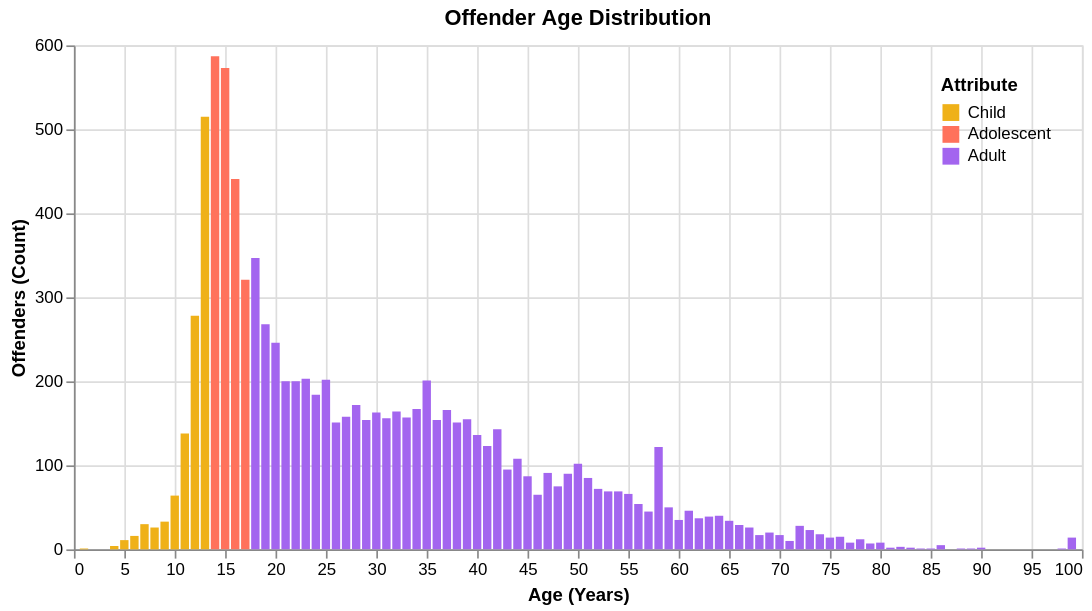
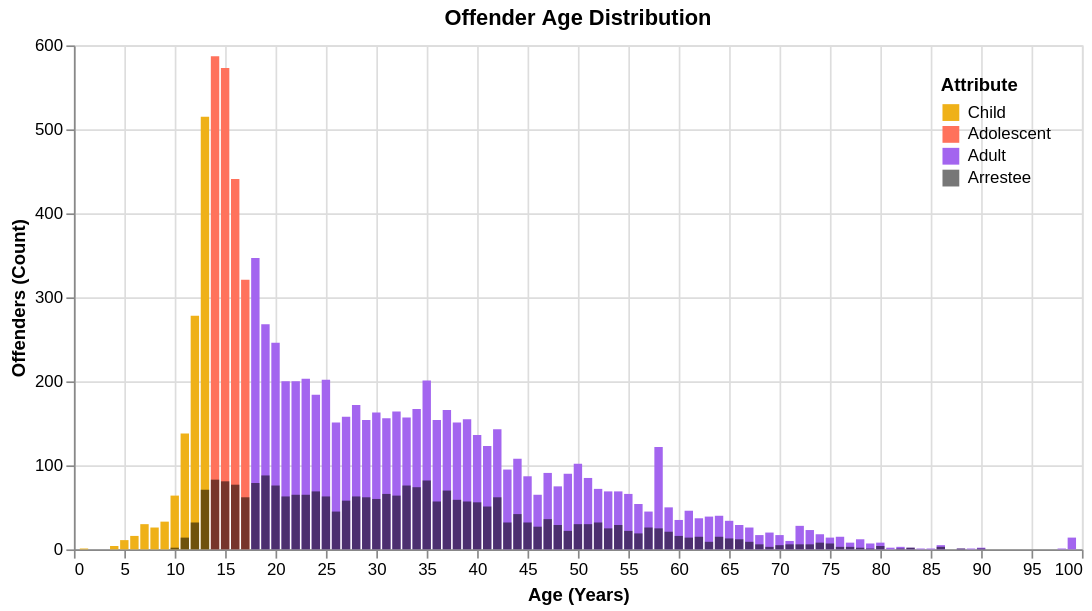
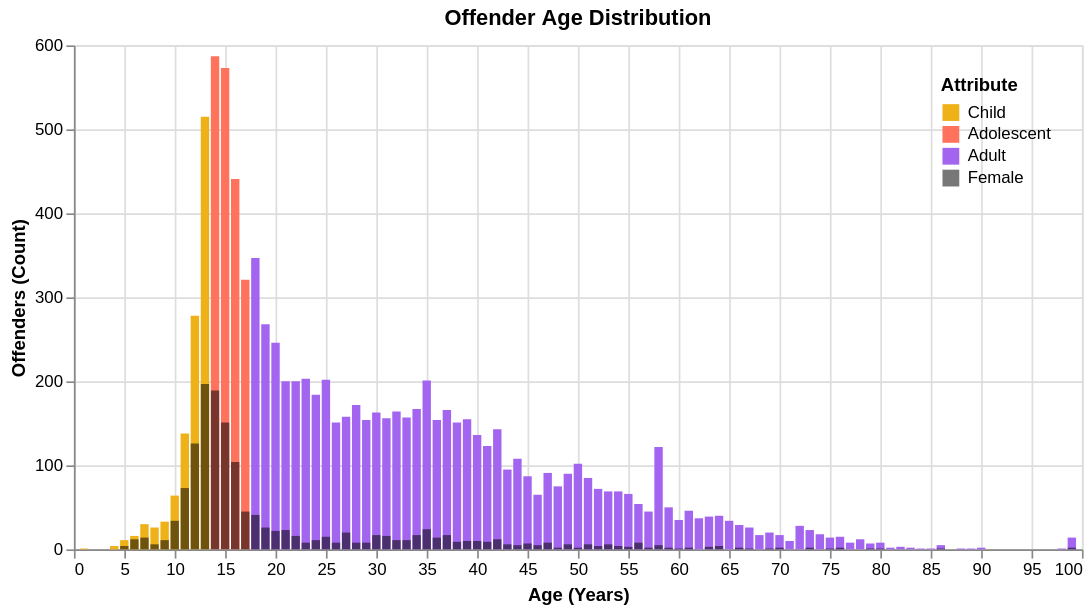
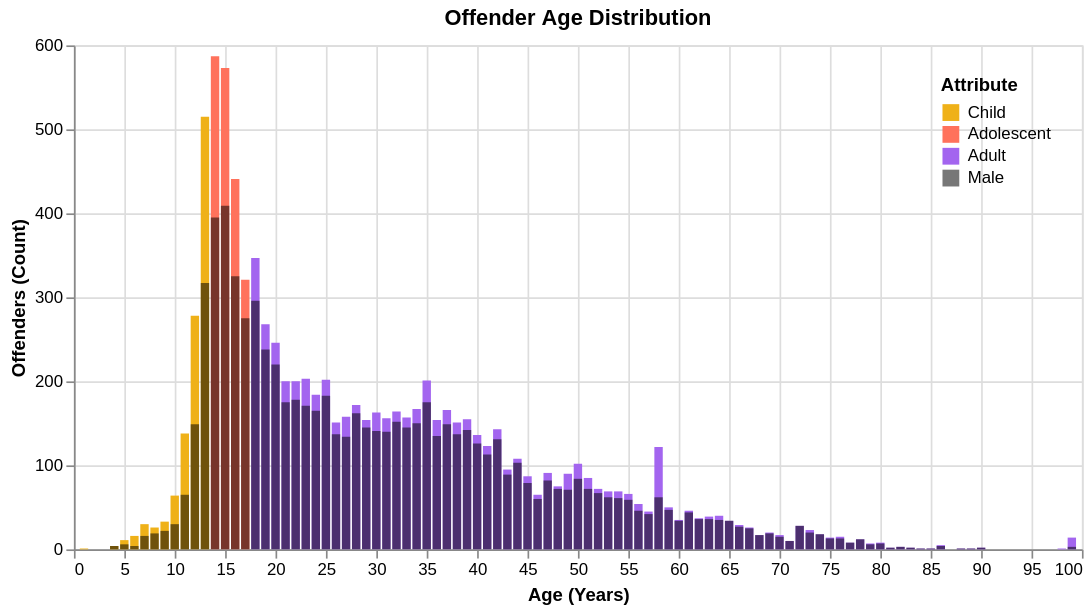

Here is the notebook cell these charts were saved with, in order:
### Code cell
h1("Attribute Impact on Offender Age Groups")

DISTRIBUTIONS = (
    arrestees.age_distribution(grouped=False),
    offenders.variant_distribution("Female"),
    offenders.variant_distribution("Male"),
    offenders.variant_distribution("Black"),
    offenders.variant_distribution("White"),
    offenders.location_distribution("In Cyberspace", Location.CYBERSPACE),
    offenders.location_distribution(
        "At School",
        Location.SCHOOL_ELEMENTARY_SECONDARY,
        Location.SCHOOL_COLLEGE,
    ),
    offenders.location_distribution("At Home", Location.RESIDENCE_HOME),
    offenders.using_distribution(
        "With Computer", Using.COMPUTER_EQUIPMENT_HANDHELD_DEVICES
    ),
    offenders.clearance_distribution("Juvenile", Clearance.JUVENILE),
)

display(offenders.chart_counts())

for label, overlay in DISTRIBUTIONS:
    display(offenders.chart_counts(label, overlay))

### Figure 1 — Vega-Lite specification as saved in the notebook (floating-point values rounded to 4 significant figures)
{"config": {"view": {"continuousWidth": 300, "continuousHeight": 300}}, "data": {"name": "data-a6ee0fc1ebb190e97859dd530c8db99b"}, "mark": {"type": "bar"}, "encoding": {"color": {"field": "Variant", "legend": {"orient": "top-right", "title": "Attribute"}, "scale": {"domain": ["Child", "Adolescent", "Adult"], "range": ["#efb118", "#ff725c", "#a365ef"]}, "type": "nominal"}, "x": {"field": "Age", "title": "Age (Years)", "type": "quantitative"}, "y": {"aggregate": "sum", "field": "Count", "stack": null, "title": "Offenders (Count)", "type": "quantitative"}}, "height": 300, "title": "Offender Age Distribution", "width": 600, "$schema": "https://vega.github.io/schema/vega-lite/v5.20.1.json", "datasets": {"data-a6ee0fc1ebb190e97859dd530c8db99b": [{"Age": 1, "Variant": "Child", "Count": 1}, {"Age": 4, "Variant": "Child", "Count": 4}, {"Age": 5, "Variant": "Child", "Count": 11}, {"Age": 6, "Variant": "Child", "Count": 16}, {"Age": 7, "Variant": "Child", "Count": 30}, {"Age": 8, "Variant": "Child", "Count": 26}, {"Age": 9, "Variant": "Child", "Count": 33}, {"Age": 10, "Variant": "Child", "Count": 64}, {"Age": 11, "Variant": "Child", "Count": 138}, {"Age": 12, "Variant": "Child", "Count": 278}, {"Age": 13, "Variant": "Child", "Count": 515}, {"Age": 14, "Variant": "Adolescent", "Count": 587}, {"Age": 15, "Variant": "Adolescent", "Count": 573}, {"Age": 16, "Variant": "Adolescent", "Count": 441}, {"Age": 17, "Variant": "Adolescent", "Count": 321}, {"Age": 18, "Variant": "Adult", "Count": 347}, {"Age": 19, "Variant": "Adult", "Count": 268}, {"Age": 20, "Variant": "Adult", "Count": 246}, {"Age": 21, "Variant": "Adult", "Count": 200}, {"Age": 22, "Variant": "Adult", "Count": 200}, {"Age": 23, "Variant": "Adult", "Count": 203}, {"Age": 24, "Variant": "Adult", "Count": 184}, {"Age": 25, "Variant": "Adult", "Count": 202}, {"Age": 26, "Variant": "Adult", "Count": 151}, {"Age": 27, "Variant": "Adult", "Count": 158}, {"Age": 28, "Variant": "Adult", "Count": 172}, {"Age": 29, "Variant": "Adult", "Count": 154}, {"Age": 30, "Variant": "Adult", "Count": 163}, {"Age": 31, "Variant": "Adult", "Count": 156}, {"Age": 32, "Variant": "Adult", "Count": 164}, {"Age": 33, "Variant": "Adult", "Count": 157}, {"Age": 34, "Variant": "Adult", "Count": 167}, {"Age": 35, "Variant": "Adult", "Count": 201}, {"Age": 36, "Variant": "Adult", "Count": 154}, {"Age": 37, "Variant": "Adult", "Count": 166}, {"Age": 38, "Variant": "Adult", "Count": 151}, {"Age": 39, "Variant": "Adult", "Count": 155}, {"Age": 40, "Variant": "Adult", "Count": 136}, {"Age": 41, "Variant": "Adult", "Count": 123}, {"Age": 42, "Variant": "Adult", "Count": 143}, {"Age": 43, "Variant": "Adult", "Count": 95}, {"Age": 44, "Variant": "Adult", "Count": 108}, {"Age": 45, "Variant": "Adult", "Count": 87}, {"Age": 46, "Variant": "Adult", "Count": 65}, {"Age": 47, "Variant": "Adult", "Count": 91}, {"Age": 48, "Variant": "Adult", "Count": 75}, {"Age": 49, "Variant": "Adult", "Count": 90}, {"Age": 50, "Variant": "Adult", "Count": 102}, {"Age": 51, "Variant": "Adult", "Count": 85}, {"Age": 52, "Variant": "Adult", "Count": 72}, {"Age": 53, "Variant": "Adult", "Count": 69}, {"Age": 54, "Variant": "Adult", "Count": 69}, {"Age": 55, "Variant": "Adult", "Count": 66}, {"Age": 56, "Variant": "Adult", "Count": 54}, {"Age": 57, "Variant": "Adult", "Count": 45}, {"Age": 58, "Variant": "Adult", "Count": 122}, {"Age": 59, "Variant": "Adult", "Count": 50}, {"Age": 60, "Variant": "Adult", "Count": 35}, {"Age": 61, "Variant": "Adult", "Count": 46}, {"Age": 62, "Variant": "Adult", "Count": 37}, {"Age": 63, "Variant": "Adult", "Count": 39}, {"Age": 64, "Variant": "Adult", "Count": 40}, {"Age": 65, "Variant": "Adult", "Count": 34}, {"Age": 66, "Variant": "Adult", "Count": 29}, {"Age": 67, "Variant": "Adult", "Count": 26}, {"Age": 68, "Variant": "Adult", "Count": 17}, {"Age": 69, "Variant": "Adult", "Count": 20}, {"Age": 70, "Variant": "Adult", "Count": 17}, {"Age": 71, "Variant": "Adult", "Count": 10}, {"Age": 72, "Variant": "Adult", "Count": 28}, {"Age": 73, "Variant": "Adult", "Count": 23}, {"Age": 74, "Variant": "Adult", "Count": 18}, {"Age": 75, "Variant": "Adult", "Count": 14}, {"Age": 76, "Variant": "Adult", "Count": 15}, {"Age": 77, "Variant": "Adult", "Count": 8}, {"Age": 78, "Variant": "Adult", "Count": 12}, {"Age": 79, "Variant": "Adult", "Count": 7}, {"Age": 80, "Variant": "Adult", "Count": 8}, {"Age": 81, "Variant": "Adult", "Count": 2}, {"Age": 82, "Variant": "Adult", "Count": 3}, {"Age": 83, "Variant": "Adult", "Count": 2}, {"Age": 84, "Variant": "Adult", "Count": 1}, {"Age": 85, "Variant": "Adult", "Count": 1}, {"Age": 86, "Variant": "Adult", "Count": 5}, {"Age": 88, "Variant": "Adult", "Count": 1}, {"Age": 89, "Variant": "Adult", "Count": 1}, {"Age": 90, "Variant": "Adult", "Count": 2}, {"Age": 98, "Variant": "Adult", "Count": 1}, {"Age": 99, "Variant": "Adult", "Count": 14}]}}

### Figure 2 — Vega-Lite specification as saved in the notebook (floating-point values rounded to 4 significant figures; data arrays with more than 128 entries replaced by an {"elided": "..."} marker saying what was removed)
{"config": {"view": {"continuousWidth": 300, "continuousHeight": 300}}, "data": {"name": "data-1c8cb43d86f686f6d769aecff3252868"}, "mark": {"type": "bar"}, "encoding": {"color": {"field": "Variant", "legend": {"orient": "top-right", "title": "Attribute"}, "scale": {"domain": ["Child", "Adolescent", "Adult", "Arrestee"], "range": ["#efb118", "#ff725c", "#a365ef", "#00000088"]}, "type": "nominal"}, "x": {"field": "Age", "title": "Age (Years)", "type": "quantitative"}, "y": {"aggregate": "sum", "field": "Count", "stack": null, "title": "Offenders (Count)", "type": "quantitative"}}, "height": 300, "title": "Offender Age Distribution", "width": 600, "$schema": "https://vega.github.io/schema/vega-lite/v5.20.1.json", "datasets": {"data-1c8cb43d86f686f6d769aecff3252868": {"elided": "165 records"}}}

### Figure 3 — Vega-Lite specification as saved in the notebook (floating-point values rounded to 4 significant figures; data arrays with more than 128 entries replaced by an {"elided": "..."} marker saying what was removed)
{"config": {"view": {"continuousWidth": 300, "continuousHeight": 300}}, "data": {"name": "data-88cf53d16e35bfe2e129dd6382a89b04"}, "mark": {"type": "bar"}, "encoding": {"color": {"field": "Variant", "legend": {"orient": "top-right", "title": "Attribute"}, "scale": {"domain": ["Child", "Adolescent", "Adult", "Female"], "range": ["#efb118", "#ff725c", "#a365ef", "#00000088"]}, "type": "nominal"}, "x": {"field": "Age", "title": "Age (Years)", "type": "quantitative"}, "y": {"aggregate": "sum", "field": "Count", "stack": null, "title": "Offenders (Count)", "type": "quantitative"}}, "height": 300, "title": "Offender Age Distribution", "width": 600, "$schema": "https://vega.github.io/schema/vega-lite/v5.20.1.json", "datasets": {"data-88cf53d16e35bfe2e129dd6382a89b04": {"elided": "180 records"}}}

### Figure 4 — Vega-Lite specification as saved in the notebook (floating-point values rounded to 4 significant figures; data arrays with more than 128 entries replaced by an {"elided": "..."} marker saying what was removed)
{"config": {"view": {"continuousWidth": 300, "continuousHeight": 300}}, "data": {"name": "data-2c7733921bd4fa7cf0af97ce6bf4452a"}, "mark": {"type": "bar"}, "encoding": {"color": {"field": "Variant", "legend": {"orient": "top-right", "title": "Attribute"}, "scale": {"domain": ["Child", "Adolescent", "Adult", "Male"], "range": ["#efb118", "#ff725c", "#a365ef", "#00000088"]}, "type": "nominal"}, "x": {"field": "Age", "title": "Age (Years)", "type": "quantitative"}, "y": {"aggregate": "sum", "field": "Count", "stack": null, "title": "Offenders (Count)", "type": "quantitative"}}, "height": 300, "title": "Offender Age Distribution", "width": 600, "$schema": "https://vega.github.io/schema/vega-lite/v5.20.1.json", "datasets": {"data-2c7733921bd4fa7cf0af97ce6bf4452a": {"elided": "180 records"}}}
